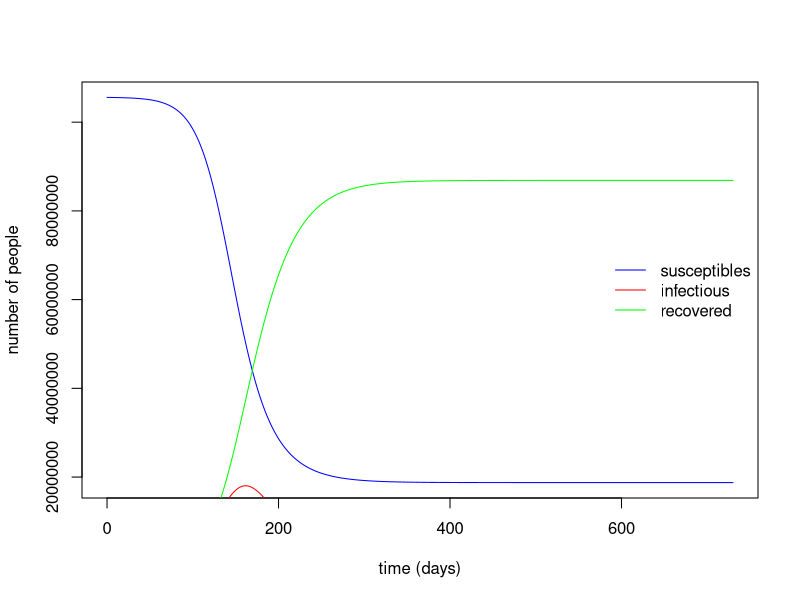

Recreate this plot in R.
library(deSolve)
library(ggplot2)

sir_equations <- function(time, variables, parameters) {
  with(as.list(c(variables, parameters)), {
    dS <- -beta * I * S
    dI <-  beta * I * S - gamma * I
    dR <-  gamma * I
    return(list(c(dS, dI, dR)))
  })
}

parameters_values <- c(
  beta  = 0.000000000947130117, # infectious contact rate (/person/day)
  gamma = 0.0476    # recovery rate (/day)
)

initial_values <- c(
  S = 105582114,  # number of susceptibles at time = 0
  I =   22000,  # number of infectious at time = 0
  R =   21000   # number of recovered (and immune) at time = 0
)

time_values <- seq(0, 730)

ls()

sir_equations
parameters_values

initial_values

time_values

sir_values_1 <- ode(
  y = initial_values,
  times = time_values,
  func = sir_equations,
  parms = parameters_values 
)

sir_values_1

sir_values_1 <- as.data.frame(sir_values_1)
sir_values_1

options(scipen = 999)

with(sir_values_1, {
  # plotting the time series of susceptibles:
  plot(time, S, type = "l", col = "blue",
       xlab = "time (days)", ylab = "number of people")
  # adding the time series of infectious:
  lines(time, I, col = "red")
  # adding the time series of recovered:
  lines(time, R, col = "green")
})

# adding a legend:
legend("right", c("susceptibles", "infectious", "recovered"),
       col = c("blue", "red", "green"), lty = 1, bty = "n")


locator(1)  # select one point and display its coordinates.
# put the cursor on the infection curve and the coordinates will display on the console.
